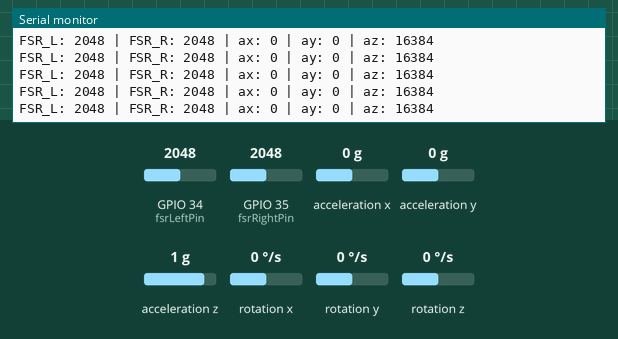
The sketch below on a simulated ESP32. On the bench: the last lines printed to the serial monitor. Inputs (shaded band) come from the test bench; at power-on: GPIO 34 (fsrLeftPin) = 2048, acceleration x 0 g, GPIO 35 (fsrRightPin) = 2048, acceleration z 1 g, acceleration y 0 g, rotation x 0 °/s, rotation y 0 °/s, rotation z 0 °/s. USB keyboard and mouse output is not drawn.

Above: at 1.2 s.
1.3 s: GPIO 34 (fsrLeftPin) set to 260
At 2.4 s:
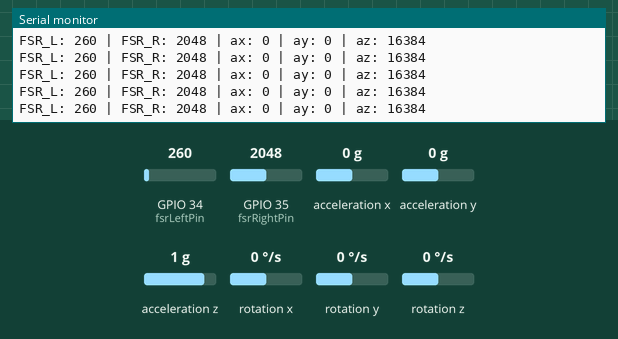
3.9 s: acceleration x set to -1.4 g
At 4.7 s:
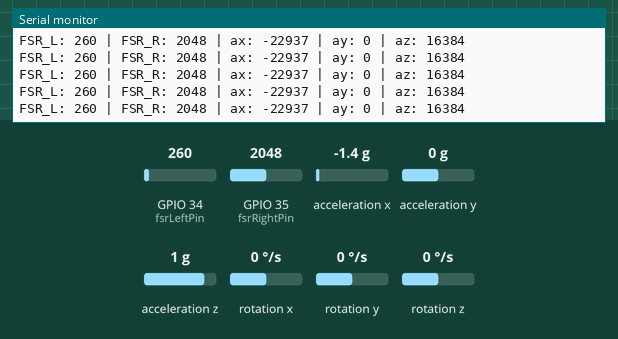
5.4 s: GPIO 35 (fsrRightPin) set to 2866
At 6.1 s:
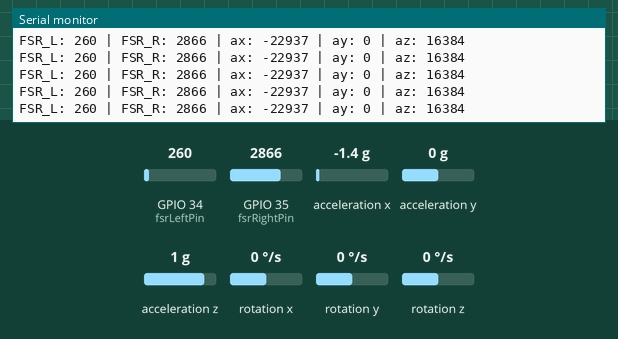
6.9 s: acceleration z set to -1.4 g
At 8.0 s:
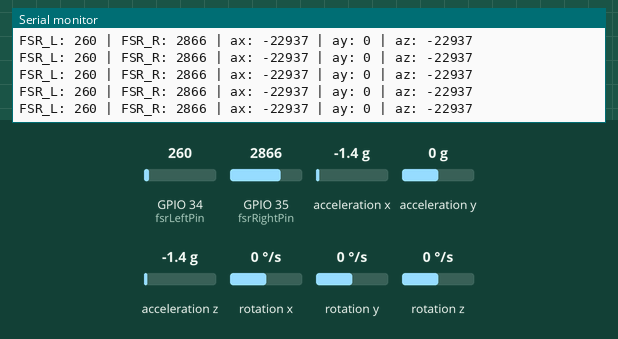
9.9 s: GPIO 34 (fsrLeftPin) set to 1228
At 11.0 s:
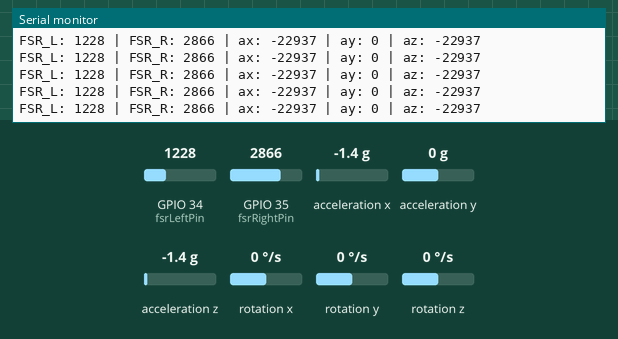
Timing chart, 0 to 12.7 s (numbered marks = the images above; inputs shaded):
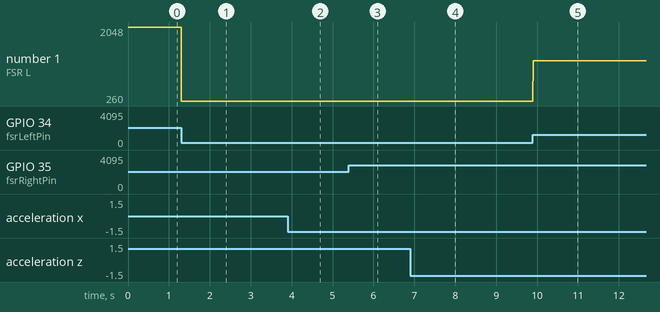

Measured:
- after the input at 1.3 s, the serial monitor: prints a new line at once (image 1)
- after the input at 3.9 s, the serial monitor: prints a new line at once (image 2)
- after the input at 5.4 s, the serial monitor: prints a new line at once (image 3)
- after the input at 6.9 s, the serial monitor: prints a new line at once (image 4)
- after the input at 9.9 s, the serial monitor: prints a new line at once (image 5)
- plotted number 1: 2048 → 260 after the input at 1.3 s, 260 → 1228 after the input at 9.9 s

The sketch:

flyMouse.ino
```cpp
// Mojo Wave - Fly Mouse Only Mode (BLE Mouse Adjusted)
// ESP32 + MPU6050 + 2x FSRs | BLE Mouse Control with Gestures

#include <Wire.h>
#include <MPU6050.h>
#include <BleMouse.h>

MPU6050 mpu;
BleMouse bleMouse("Mojo FlyMouse", "Mojo Labs", 100);

// === Pin Configuration ===
const int fsrLeftPin = 34;
const int fsrRightPin = 35;

// === Thresholds ===
const int fsrThreshold = 300;

// === Gesture & Cooldown ===
unsigned long lastGestureTime = 0;
const unsigned long gestureCooldown = 800;

void setup() {
  Serial.begin(115200);
  Wire.begin(21, 22);

  mpu.initialize();
  if (!mpu.testConnection()) {
    Serial.println("MPU6050 not connected!");
    while (1);
  }
  Serial.println("MPU6050 ready");

  bleMouse.begin();
  Serial.println("Waiting for BLE mouse connection...");
}

void loop() {
  if (!bleMouse.isConnected()) {
    Serial.println("BLE Mouse not connected.");
    delay(1000);
    return;
  }

  int fsrLeftValue = analogRead(fsrLeftPin);
  int fsrRightValue = analogRead(fsrRightPin);

  int16_t ax, ay, az, gx, gy, gz;
  mpu.getMotion6(&ax, &ay, &az, &gx, &gy, &gz);

  Serial.print("FSR_L: "); Serial.print(fsrLeftValue);
  Serial.print(" | FSR_R: "); Serial.print(fsrRightValue);
  Serial.print(" | ax: "); Serial.print(ax);
  Serial.print(" | ay: "); Serial.print(ay);
  Serial.print(" | az: "); Serial.println(az);

  if (millis() - lastGestureTime < gestureCooldown) return;

  // === FSR Clicks ===
  if (fsrLeftValue > fsrThreshold) {
    Serial.println("🖱️ Left Click");
    bleMouse.click(MOUSE_LEFT);
    lastGestureTime = millis();
  } else if (fsrRightValue > fsrThreshold) {
    Serial.println("🖱️ Right Click");
    bleMouse.click(MOUSE_RIGHT);
    lastGestureTime = millis();
  }

  // === Motion → Mouse Cursor Movement ===
  int mouseX = ax / 1000;  // Adjust for sensitivity
  int mouseY = ay / 1000;

  bleMouse.move(mouseX, mouseY);
  Serial.print("🖱️ Move X:"); Serial.print(mouseX);
  Serial.print(" Y:"); Serial.println(mouseY);

  delay(20);
}
```
